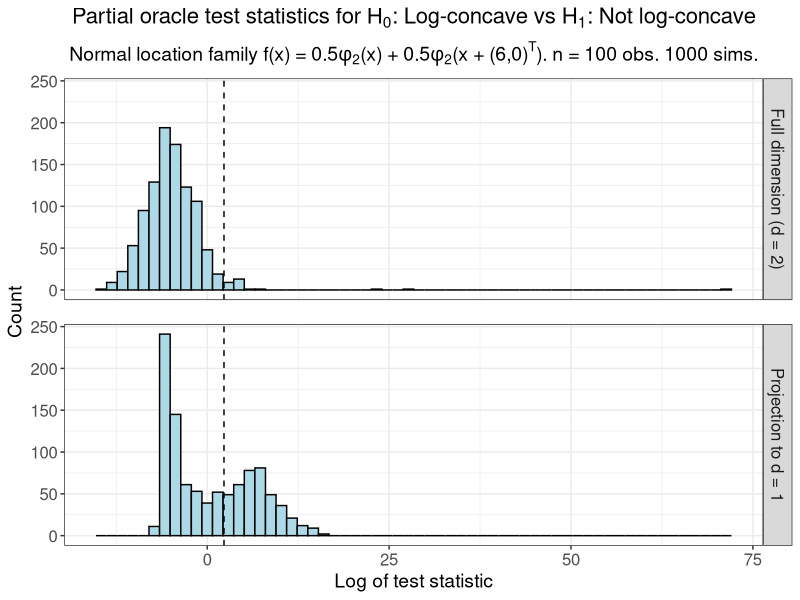

This figure's R source:
# Test statistics of partial oracle tests in d = 2 dimensions or
# projected to d = 1 dimension.
# True density is (1/2)N((0,0), I_2) + (1/2)N((-6,0), I_2).

library(tidyverse)
library(data.table)

# Create theme
paper_theme <- theme_bw() +
  theme(plot.title = element_text(hjust = 0.5, size = 16),
        plot.subtitle = element_text(hjust = 0.5, size = 14),
        legend.title = element_text(size = 14),
        axis.title = element_text(size = 14),
        legend.text = element_text(size = 12),
        axis.text = element_text(size = 12),
        strip.text = element_text(size = 12),
        panel.spacing = unit(1.2, "lines"))

# Read in data
test_stats_d1_proj <- fread(file = "sim_data/new_d1_vs_d2/test_stats_d1_proj.csv") %>% 
  dplyr::mutate(test_dim = "Projection to d = 1")

test_stats_d2 <- fread(file = "sim_data/new_d1_vs_d2/test_stats_d2.csv") %>% 
  dplyr::mutate(test_dim = "Full dimension (d = 2)")

# Combine test stat data
test_stats <- rbind(test_stats_d1_proj, test_stats_d2, fill = TRUE)

# Distribution of log-concave log test statistics
d1_d2_test_stats <- ggplot(test_stats, aes(x = log(test_stat))) +
  geom_histogram(bins = 60, fill = "lightblue", col = "black") +
  facet_grid(test_dim ~ .) +
  geom_vline(aes(xintercept = log(10)), lty = "dashed") +
  paper_theme +
  labs(x = "Log of test statistic",
       y = "Count",
       title = expression("Partial oracle test statistics for H"[0]*
                            ": Log-concave vs H"[1]*": Not log-concave"),
       subtitle = expression("Normal location family f(x) = 0.5"*phi[2]*"(x)"~
                               "+ 0.5"*phi[2]*"(x + (6,0)"**"T"*")."~
                               "n = 100 obs. 1000 sims."))

# Rejection % of two-dimensional test: 4.5%
mean(test_stats_d2$test_stat > log(1/0.1)) * 100

# Rejection % of one-dimensional projection test: 44.3%
mean(test_stats_d1_proj$test_stat > log(1/0.1)) * 100

# 19% of projection test stats are above 1000
mean(test_stats_d1_proj$test_stat > 1000) * 100

# 65% of the projection test statistics with abs(random_vector_1) > 0.9
# are above 1000
mean(test_stats_d1_proj[abs(random_vector_1) > 0.9]$test_stat > 1000) * 100

# Probability that first component of 2-d random projection exceeds 0.9,
# when drawing projection vectors uniformly from boundary of the unit circle.
# Probability is 0.29.
(2/pi)*acos(.9)

#####################
##### Save plot #####
#####################

ggsave(plot = d1_d2_test_stats, 
       filename = "sim_plots/new_d1_vs_d2_test_stats.pdf",
       width = 8, height = 6)
       